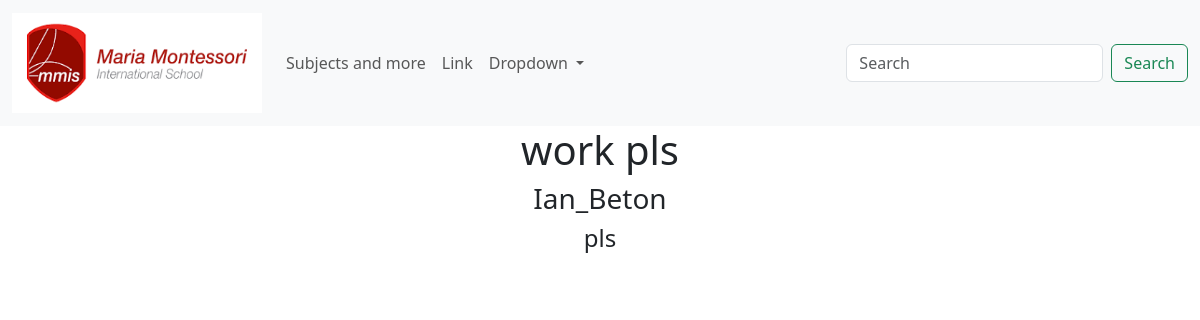
Page /details/4 (signed in) on the committed database.
### main/models.py (models this page shows, shortened)
class Post(models.Model):
    author = models.ForeignKey(User, on_delete=models.CASCADE)
    title = models.CharField(max_length=100)
    body = models.TextField()
    category = models.ForeignKey(Category, on_delete=models.CASCADE)
    subject = models.ForeignKey(Subject, on_delete=models.CASCADE)

### main/views.py (the view)
# urls.py: path('details/<int:pk>', Details.as_view(), name="details"),
class Details(DetailView):
    model = Post
    template_name = 'details.html'

### main/templates/details.html (shortened to what this page needs)
{% extends 'base.html'%}
{% block content %}
<!DOCTYPE html>
<html>
<body>
<div class="container">
<h1 class="text-center"> {{post.title}} </h1>
<h3 class="text-center">  {{post.author}} </h3>
<h4 class="text-center"> {{post.body}} </h4>
</div>
</body>
</html>
{% endblock %}

### main/templates/details.html (style rules this page uses)
body { background-color: rgb(255, 255, 255); }

### rows in the picture
Post: title "work pls", author "Ian_Beton", body "pls"
